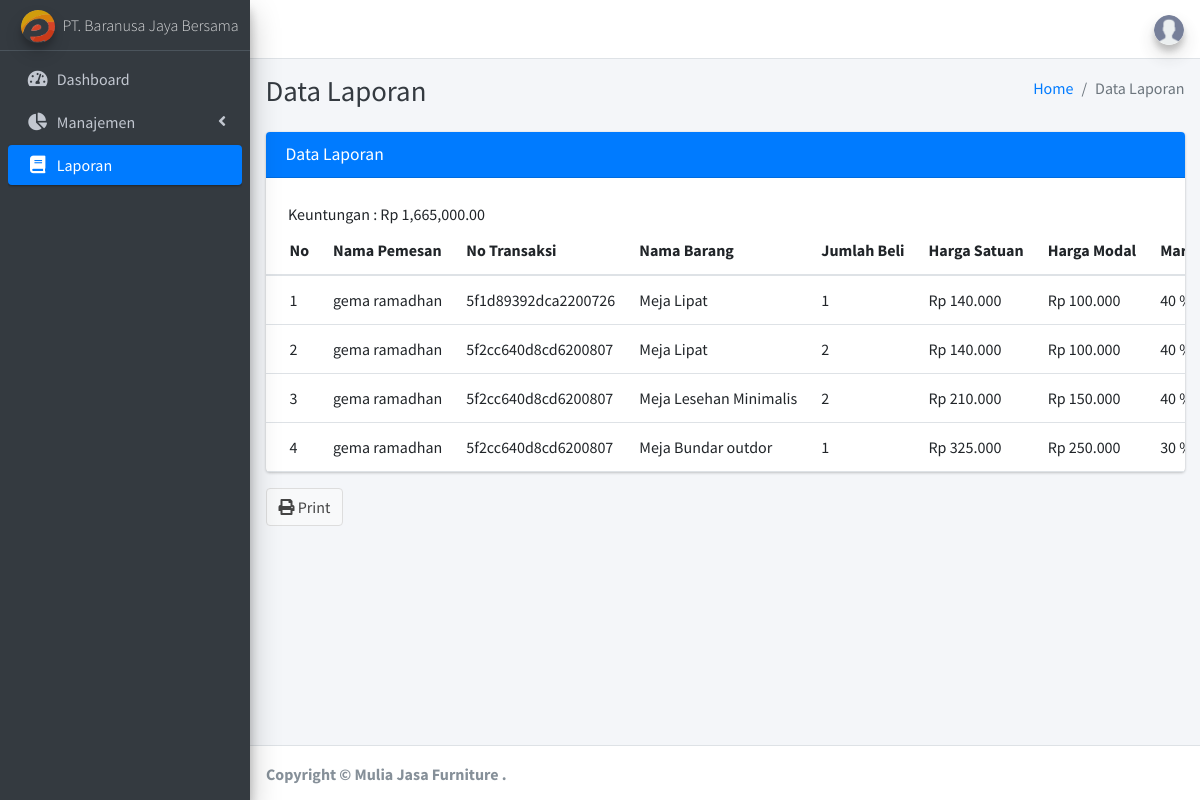
The app's page /admin/laporan.php with its own data.
### tables this page shows
CREATE TABLE `tb_transaksi` (
  `id_transaksi` int(20) NOT NULL,
  `id_cart` int(11) NOT NULL,
  `no_transaksi` varchar(20) NOT NULL,
  `total_harga` int(11) NOT NULL,
  `tanggal_transaksi` date NOT NULL,
  `status_transaksi` enum('Di Terima','silahkan lakukan pembayaran','di proses','Pesanan Anda Dalam Pengiriman','Pesanan Telah Diterima') NOT NULL,
  `bukti_pembayaran` text NOT NULL
);

CREATE TABLE `tb_pengguna` (
  `id_pengguna` int(11) NOT NULL,
  `nama` varchar(50) NOT NULL,
  `username` varchar(50) NOT NULL,
  `email` varchar(30) NOT NULL,
  `password` varchar(40) NOT NULL,
  `no_telp` varchar(20) NOT NULL,
  `alamat` text NOT NULL,
  `type_user` varchar(12) NOT NULL
);

CREATE TABLE `tb_produk` (
  `id_produk` int(11) NOT NULL,
  `nama_produk` varchar(50) NOT NULL,
  `gambar` text NOT NULL,
  `jenis_produk` int(11) NOT NULL,
  `ukuran` text NOT NULL,
  `harga` int(11) NOT NULL,
  `stok` int(11) NOT NULL,
  `harga_modal` int(11) NOT NULL,
  `margin` int(11) NOT NULL,
  `des` text NOT NULL
);

CREATE TABLE `tb_cart` (
  `id_cart` int(11) NOT NULL,
  `id_produk` int(11) NOT NULL,
  `id_pengguna` int(11) NOT NULL,
  `jumlah_beli` int(11) NOT NULL,
  `is_order` int(11) NOT NULL
);

### database/function.php (called while the page is built, shortened)
<?php
include "connect.php";
function getAllDataUser($query)
{
    global $mysqli;
    $result = mysqli_query($mysqli, $query);
    $rows = [];
    while ($row = mysqli_fetch_assoc($result)) {
        $rows[] = $row;
    }
    return $rows;
}

### admin/laporan.php (the view, shortened to what this page needs)
<!DOCTYPE html>
<html lang="en">
<head>
  <?php include "includes/head.php"; ?>
</head>
<body class="hold-transition sidebar-mini layout-fixed">
  <div class="wrapper">
    <?php include "includes/header.php"; ?>
    <?php include "includes/sidebar.php"; ?>
    <div class="content-wrapper">
      <div class="content-header">
        <div class="container-fluid">
          <div class="row mb-2">
            <div class="col-sm-6">
              <h1 class="m-0 text-dark">Data Laporan</h1>
            </div>
            <div class="col-sm-6">
              <ol class="breadcrumb float-sm-right">
                <li class="breadcrumb-item"><a href="index.php">Home</a></li>
                <li class="breadcrumb-item active">Data Laporan</li>
              </ol>
            </div>
          </div>
        </div>
      </div>
      <section class="content">
        <div class="container-fluid">
          <div class="row">
            <div class="col-12">
              <div class="card">
                <div class="card-header bg-primary">
                  <h3 class="card-title">Data Laporan</h3>
                </div>
                <?php
                include '../database/function.php';
                $dataTransaksi = getAllDataUser("SELECT * from tb_transaksi,tb_pengguna,tb_produk,tb_cart WHERE
                                                  tb_transaksi.id_cart = tb_cart.id_cart AND
                                                  tb_cart.id_pengguna = tb_pengguna.id_pengguna AND
                                                  tb_cart.id_produk = tb_produk.id_produk AND tb_transaksi.status_transaksi = 'Pesanan Telah Diterima'");
                ?>
                <div class="card-body table-responsive p-0" id="table">
                  <table class="table table-hover text-nowrap">
                    <thead>
                      <tr>
                        <th>No</th>
                        <th>Nama Pemesan</th>
                        <th>No Transaksi</th>
                        <th>Nama Barang</th>
                        <th>Jumlah Beli</th>
                        <th>Harga Satuan</th>
                        <th>Harga Modal</th>
                        <th>Margin</th>
                      </tr>
                    </thead>
                    <tbody>
                      <?php $x = 1;
                      foreach ($dataTransaksi as $row) {
                        ?>
                        <tr>
                          <td><?= $x; ?></td>
                          <td><?= $row['nama'] ?></td>
                          <td><?= $row['no_transaksi'] ?></td>
                          <td><?= $row['nama_produk'] ?></td>
                          <td><?= $row['jumlah_beli'] ?></td>
                          <td>Rp <?= number_format($row['harga'], 0, ".", ".")?></td>
                          <td>Rp <?= number_format($row['harga_modal'], 0, ".", ".") ?></td>
                          <td><?= $row['margin']  ?> %</td>
                        </tr>
                      <?php $x+=1;  } ?>
                    </tbody>
                    <br>
                  </table>
                </div>
              </div>
            </div>
          </div>
          <div class="row no-print">
            <div class="col-12">
              <button onclick='printReady()' class="btn btn-default"><i class="fas fa-print"></i> Print</button>
            </div>
          </div>
        </div>
      </section>
    </div>
    <?php include "includes/footer.php"; ?>
  </div>
</body>
</html>

### records on screen
tb_transaksi: tb_pengguna.nama "gema ramadhan", no_transaksi "5f1d89392dca2200726", tb_produk.nama_produk "Meja Lipat", id_cart.jumlah_beli "1", tb_produk.harga "140.000", tb_produk.harga_modal "100.000", tb_produk.margin "40"
tb_transaksi: tb_pengguna.nama "gema ramadhan", no_transaksi "5f2cc640d8cd6200807", tb_produk.nama_produk "Meja Lipat", id_cart.jumlah_beli "2", tb_produk.harga "140.000", tb_produk.harga_modal "100.000", tb_produk.margin "40"
tb_transaksi: tb_pengguna.nama "gema ramadhan", no_transaksi "5f2cc640d8cd6200807", tb_produk.nama_produk "Meja Lesehan Minimalis", id_cart.jumlah_beli "2", tb_produk.harga "210.000", tb_produk.harga_modal "150.000", tb_produk.margin "40"
tb_transaksi: tb_pengguna.nama "gema ramadhan", no_transaksi "5f2cc640d8cd6200807", tb_produk.nama_produk "Meja Bundar outdor", id_cart.jumlah_beli "1", tb_produk.harga "325.000", tb_produk.harga_modal "250.000", tb_produk.margin "30"
